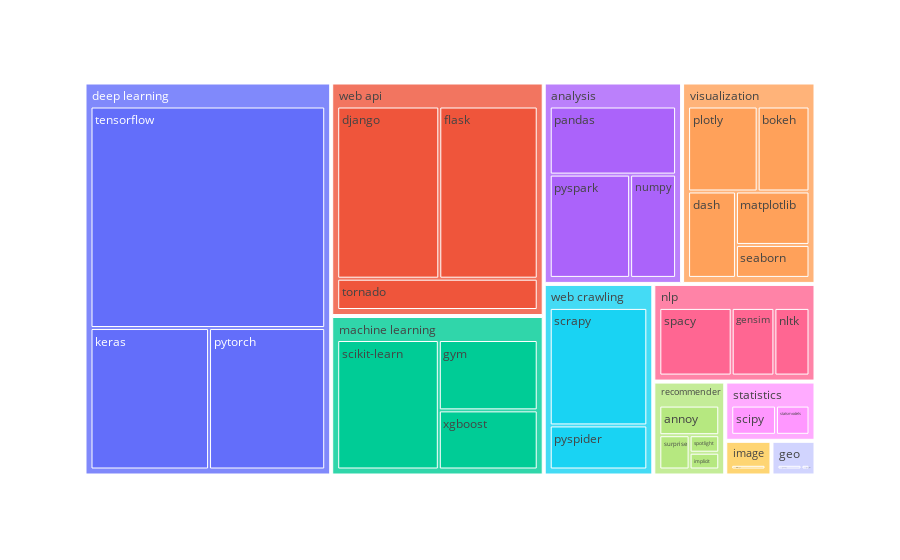

Notebook cell for this chart:
### Code cell
# Plot treemap to show most popular packages
fig = px.treemap(df, path=['type', 'name'], values='stars')
fig.show()

### Figure 1 — Plotly figure (JSON) as saved in the notebook; plotly's stock layout.template omitted (floating-point values rounded to 4 significant figures)
{"data": [{"branchvalues": "total", "domain": {"x": [0, 1], "y": [0, 1]}, "hovertemplate": "labels=%{label}<br>stars=%{value}<br>parent=%{parent}<br>id=%{id}<extra></extra>", "ids": ["recommender/annoy", "visualization/bokeh", "visualization/dash", "web api/django", "web api/flask", "nlp/gensim", "geo/geojson", "geo/geopy", "machine learning/gym", "recommender/implicit", "deep learning/keras", "visualization/matplotlib", "nlp/nltk", "analysis/numpy", "analysis/pandas", "visualization/plotly", "analysis/pyspark", "web crawling/pyspider", "deep learning/pytorch", "image/scikit-image", "machine learning/scikit-learn", "statistics/scipy", "web crawling/scrapy", "visualization/seaborn", "nlp/spacy", "recommender/spotlight", "statistics/statsmodels", "recommender/surprise", "deep learning/tensorflow", "web api/tornado", "machine learning/xgboost", "analysis", "deep learning", "geo", "image", "machine learning", "nlp", "recommender", "statistics", "visualization", "web api", "web crawling"], "labels": ["annoy", "bokeh", "dash", "django", "flask", "gensim", "geojson", "geopy", "gym", "implicit", "keras", "matplotlib", "nltk", "numpy", "pandas", "plotly", "pyspark", "pyspider", "pytorch", "scikit-image", "scikit-learn", "scipy", "scrapy", "seaborn", "spacy", "spotlight", "statsmodels", "surprise", "tensorflow", "tornado", "xgboost", "analysis", "deep learning", "geo", "image", "machine learning", "nlp", "recommender", "statistics", "visualization", "web api", "web crawling"], "name": "", "parents": ["recommender", "visualization", "visualization", "web api", "web api", "nlp", "geo", "geo", "machine learning", "recommender", "deep learning", "visualization", "nlp", "analysis", "analysis", "visualization", "analysis", "web crawling", "deep learning", "image", "machine learning", "statistics", "web crawling", "visualization", "nlp", "recommender", "statistics", "recommender", "deep learning", "web api", "machine learning", "", "", "", "", "", "", "", "", "", "", ""], "type": "treemap", "values": [8200, 14900, 14000, 56000, 54000, 11800, 1000, 3000, 23800, 2300, 50000, 13300, 9700, 16000, 29000, 20000, 28000, 15000, 49000, 4200, 45000, 8000, 40000, 8200, 20000, 2400, 6000, 4800, 155000, 20000, 20000, 73000, 254000, 4000, 4200, 88800, 41500, 17700, 14000, 70400, 130000, 55000]}], "layout": {"legend": {"tracegroupgap": 0}, "margin": {"t": 60}}}
